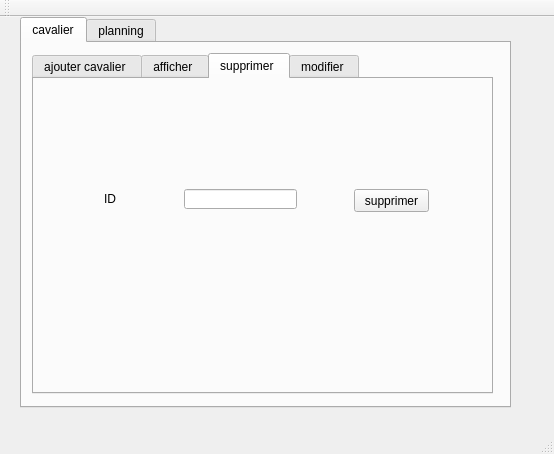
<?xml version="1.0" encoding="UTF-8"?>
<ui version="4.0">
 <class>MainWindow</class>
 <widget class="QMainWindow" name="MainWindow">
  <property name="geometry">
   <rect>
    <x>0</x>
    <y>0</y>
    <width>554</width>
    <height>454</height>
   </rect>
  </property>
  <property name="windowTitle">
   <string>Gestion des Clients</string>
  </property>
  <widget class="QWidget" name="centralWidget">
   <widget class="QTabWidget" name="plannig">
    <property name="geometry">
     <rect>
      <x>20</x>
      <y>0</y>
      <width>491</width>
      <height>391</height>
     </rect>
    </property>
    <property name="currentIndex">
     <number>0</number>
    </property>
    <widget class="QWidget" name="tab_5">
     <attribute name="title">
      <string>cavalier</string>
     </attribute>
     <widget class="QTabWidget" name="tabWidget">
      <property name="geometry">
       <rect>
        <x>10</x>
        <y>10</y>
        <width>461</width>
        <height>341</height>
       </rect>
      </property>
      <property name="currentIndex">
       <number>2</number>
      </property>
      <widget class="QWidget" name="tab">
       <attribute name="title">
        <string>ajouter cavalier </string>
       </attribute>
       <widget class="QGroupBox" name="groupBox">
        <property name="geometry">
         <rect>
          <x>-10</x>
          <y>10</y>
          <width>441</width>
          <height>301</height>
         </rect>
        </property>
        <property name="title">
         <string>ajout </string>
        </property>
        <widget class="QLabel" name="label">
         <property name="geometry">
          <rect>
           <x>20</x>
           <y>60</y>
           <width>47</width>
           <height>14</height>
          </rect>
         </property>
         <property name="text">
          <string>nom</string>
         </property>
        </widget>
        <widget class="QLabel" name="label_2">
         <property name="geometry">
          <rect>
           <x>20</x>
           <y>100</y>
           <width>47</width>
           <height>14</height>
          </rect>
         </property>
         <property name="text">
          <string>prenom</string>
         </property>
        </widget>
        <widget class="QLabel" name="label_3">
         <property name="geometry">
          <rect>
           <x>20</x>
           <y>130</y>
           <width>47</width>
           <height>14</height>
          </rect>
         </property>
         <property name="text">
          <string>dateN</string>
         </property>
        </widget>
        <widget class="QLabel" name="label_4">
         <property name="geometry">
          <rect>
           <x>20</x>
           <y>170</y>
           <width>41</width>
           <height>16</height>
          </rect>
         </property>
         <property name="text">
          <string>dateI</string>
         </property>
        </widget>
        <widget class="QLabel" name="label_5">
         <property name="geometry">
          <rect>
           <x>20</x>
           <y>210</y>
           <width>47</width>
           <height>14</height>
          </rect>
         </property>
         <property name="text">
          <string>type</string>
         </property>
        </widget>
        <widget class="QLabel" name="label_6">
         <property name="geometry">
          <rect>
           <x>20</x>
           <y>250</y>
           <width>47</width>
           <height>14</height>
          </rect>
         </property>
         <property name="text">
          <string>Email</string>
         </property>
        </widget>
        <widget class="QLabel" name="label_7">
         <property name="geometry">
          <rect>
           <x>230</x>
           <y>20</y>
           <width>47</width>
           <height>14</height>
          </rect>
         </property>
         <property name="text">
          <string>nomE</string>
         </property>
        </widget>
        <widget class="QLabel" name="label_8">
         <property name="geometry">
          <rect>
           <x>230</x>
           <y>60</y>
           <width>47</width>
           <height>14</height>
          </rect>
         </property>
         <property name="text">
          <string>num</string>
         </property>
        </widget>
        <widget class="QLabel" name="label_9">
         <property name="geometry">
          <rect>
           <x>230</x>
           <y>100</y>
           <width>47</width>
           <height>14</height>
          </rect>
         </property>
         <property name="text">
          <string>maladie</string>
         </property>
        </widget>
        <widget class="QLineEdit" name="nom">
         <property name="geometry">
          <rect>
           <x>70</x>
           <y>60</y>
           <width>113</width>
           <height>20</height>
          </rect>
         </property>
        </widget>
        <widget class="QLineEdit" name="prenom">
         <property name="geometry">
          <rect>
           <x>70</x>
           <y>100</y>
           <width>113</width>
           <height>20</height>
          </rect>
         </property>
        </widget>
        <widget class="QLineEdit" name="type">
         <property name="geometry">
          <rect>
           <x>70</x>
           <y>210</y>
           <width>113</width>
           <height>20</height>
          </rect>
         </property>
        </widget>
        <widget class="QLineEdit" name="Email">
         <property name="geometry">
          <rect>
           <x>70</x>
           <y>250</y>
           <width>113</width>
           <height>20</height>
          </rect>
         </property>
        </widget>
        <widget class="QLineEdit" name="nomE">
         <property name="geometry">
          <rect>
           <x>280</x>
           <y>20</y>
           <width>113</width>
           <height>20</height>
          </rect>
         </property>
        </widget>
        <widget class="QLineEdit" name="num">
         <property name="geometry">
          <rect>
           <x>280</x>
           <y>60</y>
           <width>113</width>
           <height>20</height>
          </rect>
         </property>
        </widget>
        <widget class="QLineEdit" name="maladie">
         <property name="geometry">
          <rect>
           <x>280</x>
           <y>100</y>
           <width>113</width>
           <height>20</height>
          </rect>
         </property>
        </widget>
        <widget class="QDateEdit" name="dateN">
         <property name="geometry">
          <rect>
           <x>70</x>
           <y>130</y>
           <width>110</width>
           <height>22</height>
          </rect>
         </property>
        </widget>
        <widget class="QDateEdit" name="dateI">
         <property name="geometry">
          <rect>
           <x>70</x>
           <y>170</y>
           <width>110</width>
           <height>22</height>
          </rect>
         </property>
        </widget>
        <widget class="QPushButton" name="ajouter">
         <property name="geometry">
          <rect>
           <x>270</x>
           <y>180</y>
           <width>75</width>
           <height>23</height>
          </rect>
         </property>
         <property name="text">
          <string>ajouter </string>
         </property>
        </widget>
        <widget class="QLabel" name="label_10">
         <property name="geometry">
          <rect>
           <x>20</x>
           <y>20</y>
           <width>47</width>
           <height>14</height>
          </rect>
         </property>
         <property name="text">
          <string>ID</string>
         </property>
        </widget>
        <widget class="QLineEdit" name="ID">
         <property name="geometry">
          <rect>
           <x>70</x>
           <y>20</y>
           <width>113</width>
           <height>20</height>
          </rect>
         </property>
        </widget>
       </widget>
      </widget>
      <widget class="QWidget" name="tab_2">
       <attribute name="title">
        <string>afficher </string>
       </attribute>
       <widget class="QPushButton" name="afficher">
        <property name="geometry">
         <rect>
          <x>360</x>
          <y>290</y>
          <width>75</width>
          <height>23</height>
         </rect>
        </property>
        <property name="text">
         <string>afficher</string>
        </property>
       </widget>
       <widget class="QTableView" name="tab_cavalier">
        <property name="geometry">
         <rect>
          <x>0</x>
          <y>30</y>
          <width>421</width>
          <height>251</height>
         </rect>
        </property>
       </widget>
      </widget>
      <widget class="QWidget" name="tab_3">
       <attribute name="title">
        <string>supprimer </string>
       </attribute>
       <widget class="QPushButton" name="supprimer">
        <property name="geometry">
         <rect>
          <x>320</x>
          <y>110</y>
          <width>75</width>
          <height>23</height>
         </rect>
        </property>
        <property name="text">
         <string>supprimer</string>
        </property>
       </widget>
       <widget class="QLineEdit" name="Id_2">
        <property name="geometry">
         <rect>
          <x>150</x>
          <y>110</y>
          <width>113</width>
          <height>20</height>
         </rect>
        </property>
       </widget>
       <widget class="QLabel" name="label_21">
        <property name="geometry">
         <rect>
          <x>70</x>
          <y>110</y>
          <width>31</width>
          <height>20</height>
         </rect>
        </property>
        <property name="text">
         <string>ID</string>
        </property>
       </widget>
      </widget>
      <widget class="QWidget" name="tab_4">
       <attribute name="title">
        <string>modifier </string>
       </attribute>
       <widget class="QGroupBox" name="groupBox_2">
        <property name="geometry">
         <rect>
          <x>10</x>
          <y>20</y>
          <width>411</width>
          <height>281</height>
         </rect>
        </property>
        <property name="title">
         <string>modifier</string>
        </property>
        <widget class="QLabel" name="label_11">
         <property name="geometry">
          <rect>
           <x>20</x>
           <y>60</y>
           <width>47</width>
           <height>14</height>
          </rect>
         </property>
         <property name="text">
          <string>nom</string>
         </property>
        </widget>
        <widget class="QLabel" name="label_12">
         <property name="geometry">
          <rect>
           <x>20</x>
           <y>100</y>
           <width>47</width>
           <height>14</height>
          </rect>
         </property>
         <property name="text">
          <string>prenom</string>
         </property>
        </widget>
        <widget class="QLabel" name="label_13">
         <property name="geometry">
          <rect>
           <x>20</x>
           <y>130</y>
           <width>47</width>
           <height>14</height>
          </rect>
         </property>
         <property name="text">
          <string>dateN</string>
         </property>
        </widget>
        <widget class="QLabel" name="label_14">
         <property name="geometry">
          <rect>
           <x>20</x>
           <y>170</y>
           <width>41</width>
           <height>16</height>
          </rect>
         </property>
         <property name="text">
          <string>dateI</string>
         </property>
        </widget>
        <widget class="QLabel" name="label_15">
         <property name="geometry">
          <rect>
           <x>20</x>
           <y>210</y>
           <width>47</width>
           <height>14</height>
          </rect>
         </property>
         <property name="text">
          <string>type</string>
         </property>
        </widget>
        <widget class="QLabel" name="label_16">
         <property name="geometry">
          <rect>
           <x>20</x>
           <y>250</y>
           <width>47</width>
           <height>14</height>
          </rect>
         </property>
         <property name="text">
          <string>Email</string>
         </property>
        </widget>
        <widget class="QLabel" name="label_17">
         <property name="geometry">
          <rect>
           <x>230</x>
           <y>20</y>
           <width>47</width>
           <height>14</height>
          </rect>
         </property>
         <property name="text">
          <string>nomE</string>
         </property>
        </widget>
        <widget class="QLabel" name="label_18">
         <property name="geometry">
          <rect>
           <x>230</x>
           <y>60</y>
           <width>47</width>
           <height>14</height>
          </rect>
         </property>
         <property name="text">
          <string>num</string>
         </property>
        </widget>
        <widget class="QLabel" name="label_19">
         <property name="geometry">
          <rect>
           <x>230</x>
           <y>100</y>
           <width>47</width>
           <height>14</height>
          </rect>
         </property>
         <property name="text">
          <string>maladie</string>
         </property>
        </widget>
        <widget class="QLineEdit" name="NOM">
         <property name="geometry">
          <rect>
           <x>70</x>
           <y>60</y>
           <width>113</width>
           <height>20</height>
          </rect>
         </property>
        </widget>
        <widget class="QLineEdit" name="PRENOM">
         <property name="geometry">
          <rect>
           <x>70</x>
           <y>100</y>
           <width>113</width>
           <height>20</height>
          </rect>
         </property>
        </widget>
        <widget class="QLineEdit" name="TYPE">
         <property name="geometry">
          <rect>
           <x>70</x>
           <y>210</y>
           <width>113</width>
           <height>20</height>
          </rect>
         </property>
        </widget>
        <widget class="QLineEdit" name="email">
         <property name="geometry">
          <rect>
           <x>70</x>
           <y>250</y>
           <width>113</width>
           <height>20</height>
          </rect>
         </property>
        </widget>
        <widget class="QLineEdit" name="NOME">
         <property name="geometry">
          <rect>
           <x>280</x>
           <y>20</y>
           <width>113</width>
           <height>20</height>
          </rect>
         </property>
        </widget>
        <widget class="QLineEdit" name="NUM">
         <property name="geometry">
          <rect>
           <x>280</x>
           <y>60</y>
           <width>113</width>
           <height>20</height>
          </rect>
         </property>
        </widget>
        <widget class="QLineEdit" name="MALADIE">
         <property name="geometry">
          <rect>
           <x>280</x>
           <y>100</y>
           <width>113</width>
           <height>20</height>
          </rect>
         </property>
        </widget>
        <widget class="QDateEdit" name="DATEN">
         <property name="geometry">
          <rect>
           <x>70</x>
           <y>130</y>
           <width>110</width>
           <height>22</height>
          </rect>
         </property>
        </widget>
        <widget class="QDateEdit" name="DATEI">
         <property name="geometry">
          <rect>
           <x>70</x>
           <y>170</y>
           <width>110</width>
           <height>22</height>
          </rect>
         </property>
        </widget>
        <widget class="QPushButton" name="modifier">
         <property name="geometry">
          <rect>
           <x>270</x>
           <y>180</y>
           <width>75</width>
           <height>23</height>
          </rect>
         </property>
         <property name="text">
          <string>modifier </string>
         </property>
        </widget>
        <widget class="QLabel" name="label_20">
         <property name="geometry">
          <rect>
           <x>20</x>
           <y>20</y>
           <width>47</width>
           <height>14</height>
          </rect>
         </property>
         <property name="text">
          <string>ID</string>
         </property>
        </widget>
        <widget class="QLineEdit" name="Id">
         <property name="geometry">
          <rect>
           <x>70</x>
           <y>20</y>
           <width>113</width>
           <height>20</height>
          </rect>
         </property>
        </widget>
       </widget>
      </widget>
     </widget>
    </widget>
    <widget class="QWidget" name="tab_6">
     <attribute name="title">
      <string>planning</string>
     </attribute>
     <widget class="QTabWidget" name="tabWidget_2">
      <property name="geometry">
       <rect>
        <x>0</x>
        <y>0</y>
        <width>471</width>
        <height>361</height>
       </rect>
      </property>
      <property name="currentIndex">
       <number>3</number>
      </property>
      <widget class="QWidget" name="tab_7">
       <attribute name="title">
        <string>ajout planning</string>
       </attribute>
      </widget>
      <widget class="QWidget" name="tab_8">
       <attribute name="title">
        <string>afficher</string>
       </attribute>
      </widget>
      <widget class="QWidget" name="tab_9">
       <attribute name="title">
        <string>supprimer</string>
       </attribute>
      </widget>
      <widget class="QWidget" name="tab_10">
       <attribute name="title">
        <string>modifier</string>
       </attribute>
      </widget>
     </widget>
    </widget>
   </widget>
  </widget>
  <widget class="QMenuBar" name="menuBar">
   <property name="geometry">
    <rect>
     <x>0</x>
     <y>0</y>
     <width>554</width>
     <height>22</height>
    </rect>
   </property>
  </widget>
  <widget class="QToolBar" name="mainToolBar">
   <attribute name="toolBarArea">
    <enum>TopToolBarArea</enum>
   </attribute>
   <attribute name="toolBarBreak">
    <bool>false</bool>
   </attribute>
  </widget>
  <widget class="QStatusBar" name="statusBar"/>
 </widget>
 <layoutdefault spacing="6" margin="11"/>
 <resources/>
 <connections/>
</ui>
